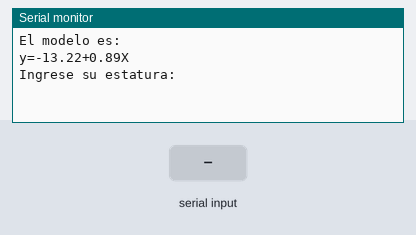
Bench run of a sketch on a simulated Arduino Uno, built with avr-gcc and run on an emulated ATmega328P. Shown: the last lines printed to the serial monitor. The test bench sets the inputs (shaded band).

Above: at 1.2 s.
1.3 s: "90,45\n" received over Serial
At 3.4 s:
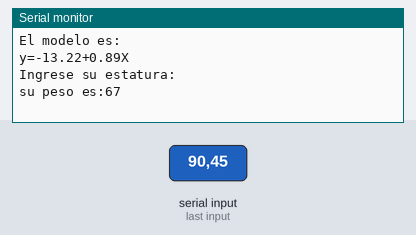
3.8 s: "30,150\n" received over Serial
At 5.3 s:
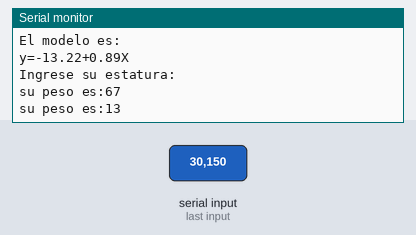

Measured:
- after the input at 1.3 s, the serial monitor: prints a new line after 1.0 s (image 1)
- after the input at 3.8 s, the serial monitor: prints a new line after 1.0 s (image 2)

The sketch:

Martinez_Juan_SIMULACION_7.3_SE.ino
```cpp
/*
* CAPÍTULO 7: APRENDIZAJE DE MÁQUINA
* PROGRAMA 32: REGRESIÓN LINEAL
* OBJETIVO: Generar un modelo de regresión lineal estatura -> peso
*/
// matriz de datos
int matriz[8][2]={
{173,145},
{167,135},
{158,130},
{167,136},
{180,178},
{175,115},
{174,125},
{160,138},
};
int col=0; // variable que se mueve en filas
int fil=0; // variable que se mueve en columnas
int Ex=0; // sumatoria de X
int Ey=0; // sumatoria de Y
long int Exy=0; // sumatoria de xy
long int Ex2=0; // sumatoria de x^2
long int Ex_2=0; // sumatoria de (Ex)^2
long int n=8; // tamaño de datos
float Bo; // ordenada en el origen
float m; // pendiente
int m1; // auxiliar
String dato; // recibe datos por cx serial
int estatura; // conversión de dato
int respuesta; // responder
void setup() {
Serial.begin(9600);
//creación del modelo
for(;fil<n;fil++){
Ex=Ex+matriz[fil][0];
Ey=Ey+matriz[fil][1];
Exy=Exy+(matriz[fil][0]*matriz[fil][1]);
Ex2=Ex2+pow(matriz[fil][0],2);
}
Ex_2=pow(Ex,2);
// Serial.println(String(Ex)+String(":")+String(Ey)+String(":")+String(Exy)+String(":")+String(Ex2)+String(":")+
//String(Ex_2)+String(":"));
Bo=(float(Ex2*Ey)-float(Ex*Exy))/float(n*Ex2-Ex_2);
// long int m1= float((n*Exy)-(Ex*Ey))/float(n*Ex2-Ex_2);
m1=(n*Exy)-(Ex*Ey);
m=float(m1)/float(n*Ex2-Ex_2);
Serial.println("El modelo es:");
Serial.println(String("y=")+String(Bo)+String("+")+String(m)+String("X"));
Serial.println("Ingrese su estatura:");
}
void loop() {
if(Serial.available()>0){ // revisa dato de entrada
dato=Serial.readString(); // dato en string
estatura= dato.toInt(); // convierte a entero
respuesta=Bo+m*estatura; // genera el pronóstico
Serial.print("su peso es:"); // imprime mensaje
Serial.println(respuesta);
}
}
```
